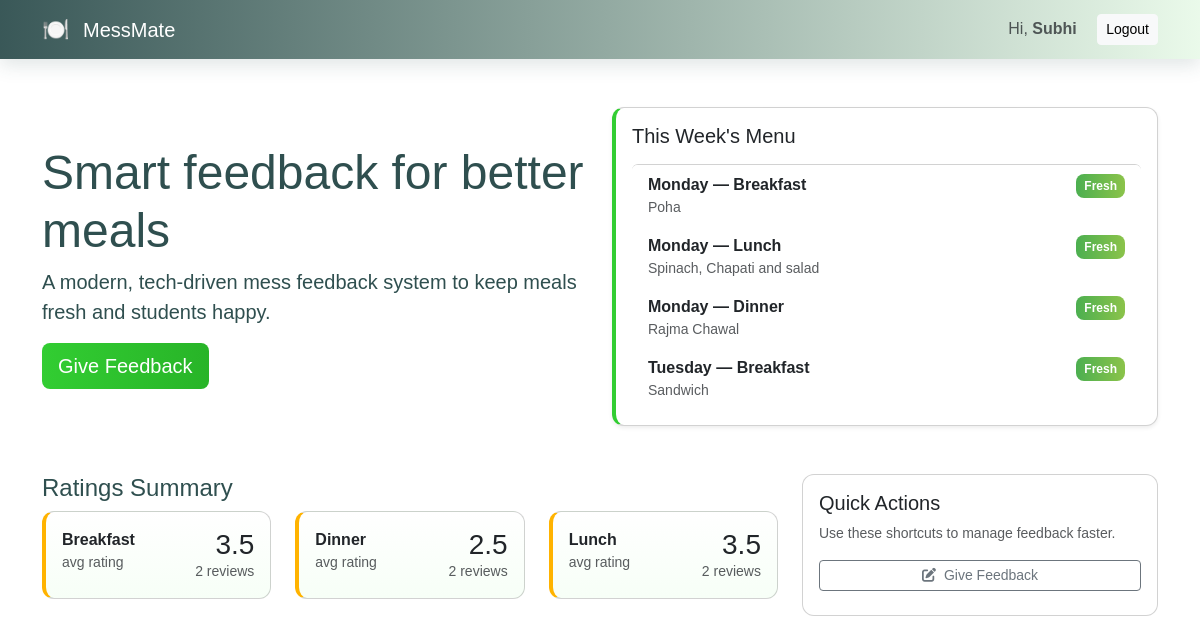
/ (signed in), run on the app's committed database.
### tables this page shows
CREATE TABLE menu (id INTEGER PRIMARY KEY AUTOINCREMENT, day TEXT, meal_type TEXT, item TEXT);

### app.py (the view)
@app.route('/')
def index():
    conn = get_db()
    c = conn.cursor()
    c.execute('SELECT * FROM menu ORDER BY id')
    menu = c.fetchall()
    c.execute('SELECT meal_type, AVG(rating) as avg_rating, COUNT(*) as cnt FROM feedback GROUP BY meal_type')
    ratings = { row['meal_type']: {'avg': round(row['avg_rating'],1) if row['avg_rating'] is not None else 0, 'count': row['cnt']} for row in c.fetchall() }
    conn.close()
    return render_template('index.html', menu=menu, ratings=ratings)

### app.py (called while the page is built)
def get_db():
    conn = sqlite3.connect(DB)
    conn.row_factory = sqlite3.Row
    return conn

@app.context_processor
def inject_now():
    return {'now': datetime.now()}

### templates/index.html (shortened to what this page needs)
<!doctype html>
<html lang="en">
<head>
  <link href="https://cdn.jsdelivr.net/npm/bootstrap@5.3.3/dist/css/bootstrap.min.css" rel="stylesheet">
  <link href="https://cdnjs.cloudflare.com/ajax/libs/font-awesome/6.4.0/css/all.min.css" rel="stylesheet">
  <link href="/static/style.css" rel="stylesheet">
</head>
<body class="bg-gradient">
<nav class="navbar navbar-expand-lg navbar-dark topbar">
  <div class="container">
    <a class="navbar-brand" href="/"><span class="logo">🍽️</span> MessMate</a>
    <div class="ms-auto">
      {% if session.get('user_id') %}
        <span class="me-3 text-muted">Hi, <strong>{{ session.get('username') }}</strong></span>
        <a class="btn btn-sm btn-light" href="{{ url_for('logout') }}">Logout</a>
      {% else %}
        <a class="btn btn-sm btn-outline-light me-2" href="{{ url_for('login') }}">Login</a>
        <a class="btn btn-sm btn-light" href="{{ url_for('register') }}">Register</a>
      {% endif %}
    </div>
  </div>
</nav>
<header class="container hero py-5">
  <div class="row align-items-center">
    <div class="col-md-6">
      <h1 class="display-5">Smart feedback for better meals</h1>
      <p class="lead">A modern, tech-driven mess feedback system to keep meals fresh and students happy.</p>
      <a class="btn btn-lg btn-cta me-2" href="{{ url_for('feedback') }}">Give Feedback</a>
    </div>
    <div class="col-md-6">
      <div class="card menu-card p-3 shadow-sm">
        <h5 class="mb-3">This Week's Menu</h5>
        {% if menu %}
          <div class="list-group">
            {% for m in menu %}
              <div class="list-group-item d-flex justify-content-between align-items-start">
                <div>
                  <div class="fw-bold">{{ m['day'] }} — {{ m['meal_type'] }}</div>
                  <div class="text-muted small">{{ m['item'] }}</div>
                </div>
                <div class="badge-box text-end">
                  <span class="badge bg-success">Fresh</span>
                </div>
              </div>
            {% endfor %}
          </div>
        {% else %}
          <p class="text-muted">No menu set yet. Admin can add items in the Admin panel.</p>
        {% endif %}
      </div>
    </div>
  </div>
</header>
<main class="container pb-5">
  <div class="row">
    <div class="col-md-8">
      <h4>Ratings Summary</h4>
      <div class="row gy-3">
        {% for k,v in ratings.items() %}
          <div class="col-md-4">
            <div class="card p-3 stat-card">
              <div class="d-flex justify-content-between">
                <div><strong>{{ k }}</strong><div class="text-muted small">avg rating</div></div>
                <div class="text-end"><h3 class="mb-0">{{ v.avg }}</h3><div class="small text-muted">{{ v.count }} reviews</div></div>
              </div>
            </div>
          </div>
        {% endfor %}
      </div>
    </div>
    <div class="col-md-4">
      <div class="card p-3">
        <h5>Quick Actions</h5>
        <p class="small text-muted">Use these shortcuts to manage feedback faster.</p>
        <a class="btn btn-sm btn-outline-secondary w-100 mb-2" href="{{ url_for('feedback') }}"><i class="fa fa-pen-to-square me-2"></i>Give Feedback</a>
      </div>
    </div>
  </div>
</main>
</body>
</html>

### static/style.css (style rules this page uses)
:root { --primary: #32CD32; --dark: #2F4F4F; --amber: #FFB300; --bg1: #f9fff9; --bg2: #e8fff0; }
body.bg-gradient { background: linear-gradient(120deg, var(--bg1), var(--bg2)); min-height:100vh; color: var(--dark); font-family: 'Poppins', sans-serif; }
.topbar { background: linear-gradient(90deg, rgba(47,79,79,0.95), rgba(50,205,50,0.1)); box-shadow: 0 6px 18px rgba(47,79,79,0.15); }
.navbar-brand .logo { font-size:22px; margin-right:8px; }
.hero .card.menu-card { border-left:4px solid var(--primary); }
.btn-cta { background: linear-gradient(90deg,var(--primary), #28b428); color: #fff; border:none; }
.stat-card { background: linear-gradient(180deg,#fff,#f7fff7); border-left:4px solid var(--amber); }
.menu-card .list-group-item { border: none; }
.menu-card .badge { font-weight:600; }
.card { border-radius:12px; }
.badge-box .badge { background: linear-gradient(90deg,#4caf50,#8bc34a); color:#fff; padding:6px 8px; border-radius:8px; }
.shadow-sm { box-shadow: 0 6px 18px rgba(47,79,79,0.06); }

### data on the page
menu: day "Monday", meal_type "Breakfast", item "Poha"
menu: day "Monday", meal_type "Lunch", item "Spinach, Chapati and salad"
menu: day "Monday", meal_type "Dinner", item "Rajma Chawal"
menu: day "Tuesday", meal_type "Breakfast", item "Sandwich"

### other printed values
{{ session.get('username') }} "Subhi"
{{ k }} "Breakfast" "Dinner" "Lunch"
{{ v.avg }} "3.5" "2.5" "3.5"
{{ v.count }} "2" "2" "2"
